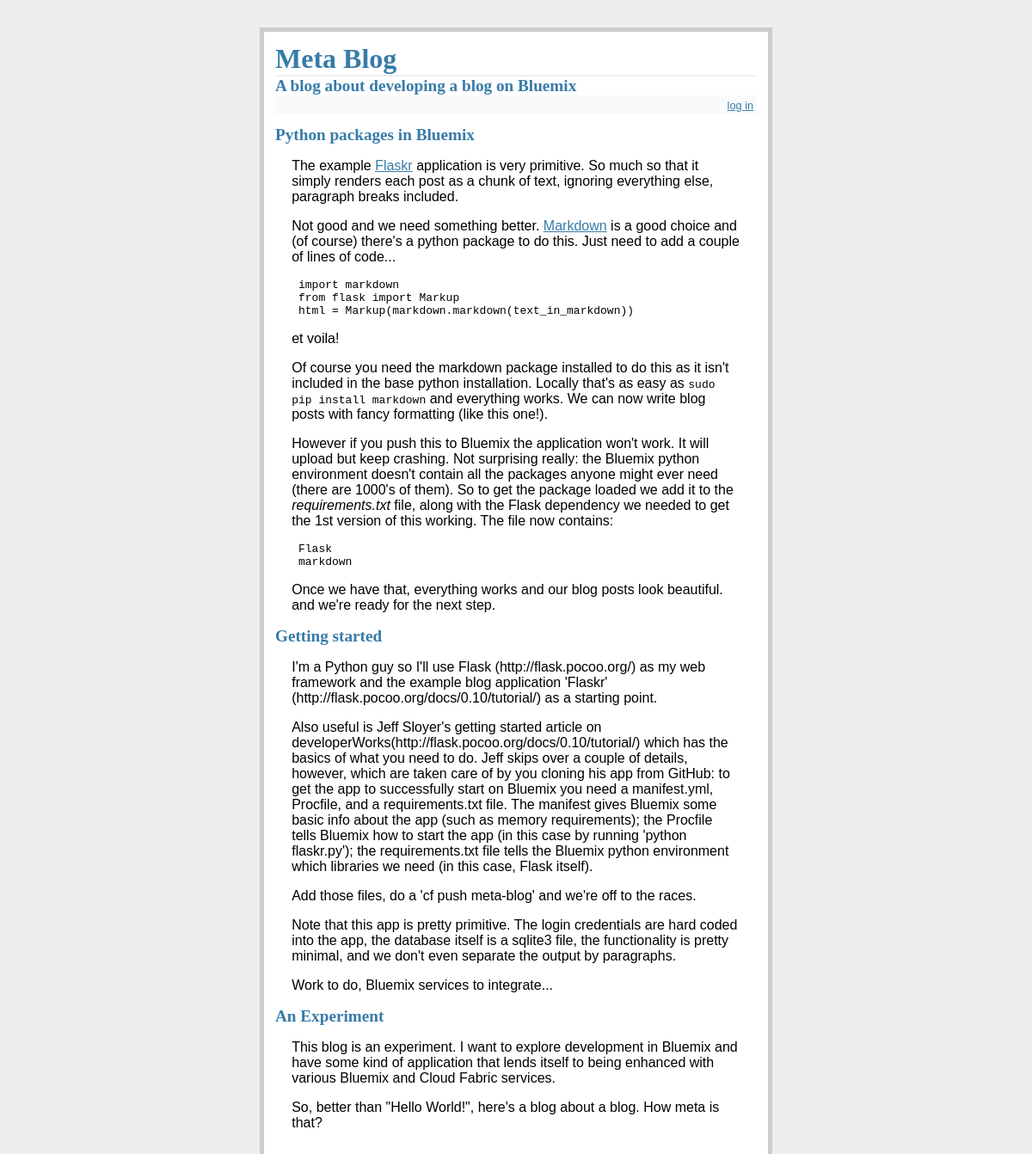
Before: / with the older database file.
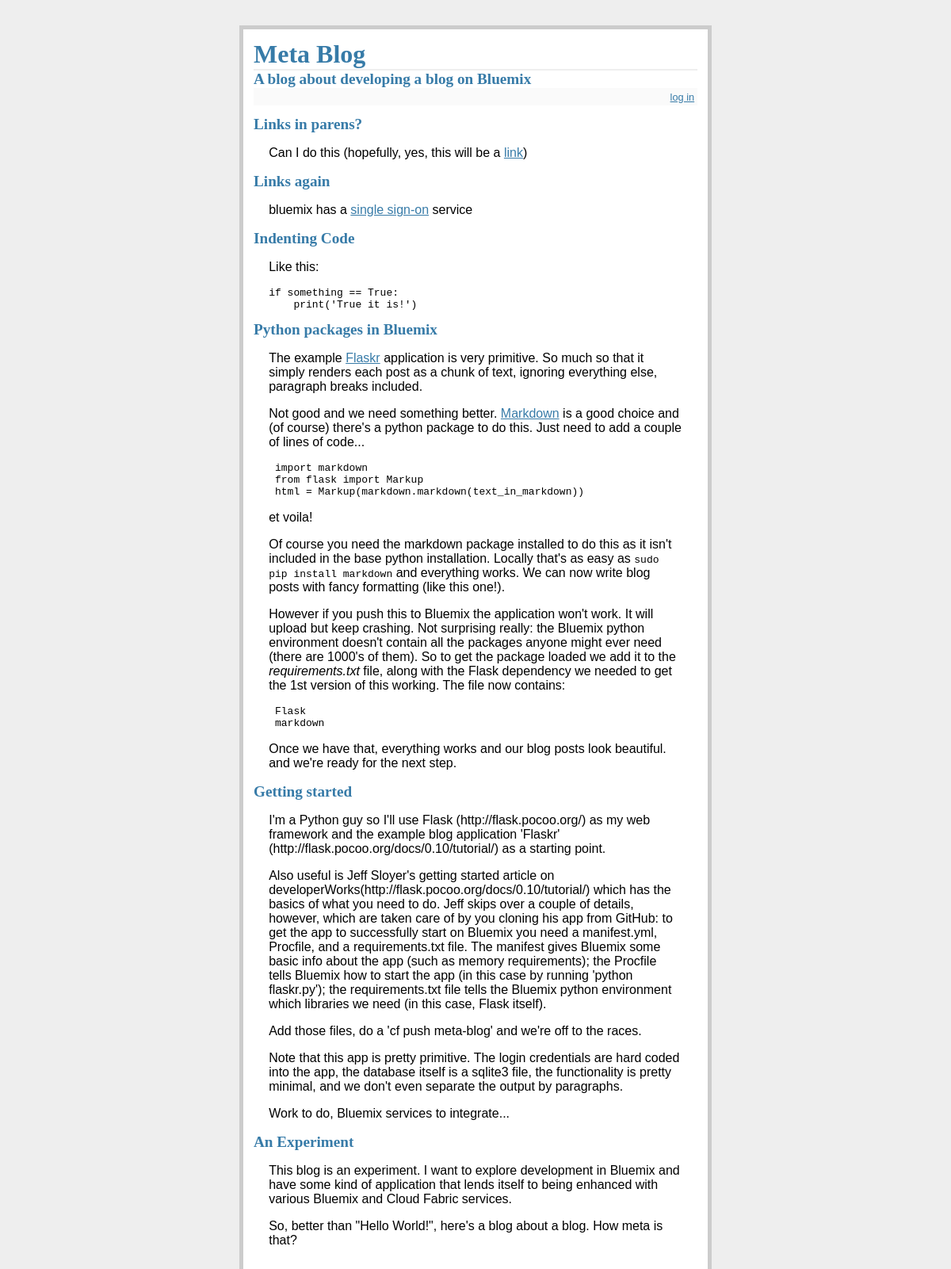
After: the same page with the newer database file.
### tables this page shows
CREATE TABLE entries (
       id integer primary key autoincrement,
       title text not null,
       text text not null
);

### flaskr.py (the view)
@app.route('/')
def show_entries():
    db = get_db()
    cur = db.execute('select title, text from entries order by id desc')
    entries = [dict(title=row[0], text=Markup(markdown.markdown(row[1]))) for row in cur.fetchall()]
    return render_template('show_entries.html', entries = entries)

### flaskr.py (called while the page is built)
def connect_db():
    return sqlite3.connect(app.config['DATABASE'])

def get_db():
    if not hasattr(g, 'sqlite_db'):
        g.sqlite_db = connect_db()
    return g.sqlite_db

@app.before_request
def before_request():
    g.sqlite_db = connect_db()

@app.teardown_request
def teardown_request(exception):
    db = getattr(g, 'sqlite_db', None)
    if db is not None:
        db.close()

### templates/show_entries.html (shortened to what this page needs)
{% extends "layout.html" %}
{% block body %}
  <ul class=entries>
  {% for entry in entries %}
    <li><h2>{{ entry.title }}</h2>{{ entry.text|safe }}
  {% else %}
    <li><em>Sorry, no entries posted yet</em>
  {% endfor %}
  </ul>
{% endblock %}

### templates/layout.html (shortened to what this page needs)
<!doctype html>
<link rel="stylesheet" type="text/css" href="{{ url_for('static', filename='style.css') }}">
<div class="page">
  <h1>Meta Blog</h1>
  <h2>A blog about developing a blog on Bluemix</h2>
  <div class="metanav">
  {% if not session.twitter_token %}
    <a href="{{ url_for('login') }}">log in</a>
  {% else %}
    @{{ session.twitter_handle }}
    <a href="{{ url_for('logout') }}">log out</a>
  {% endif %}
  </div>
  {% block body %}{% endblock %}
</div>

### static/style.css (style rules this page uses)
a, h1, h2 { color: #377ba8; }
h1, h2 { font-family: 'Georgia', serif; margin: 0; }
h1 { border-bottom: 2px solid #eee; }
h2 { font-size: 1.2em; }
.page { margin: 2em auto; width: 35em; border: 5px solid #ccc; padding: 0.8em; background: white; }
.entries { list-style: none; margin: 0; padding: 0; }
.entries li { margin: 0.8em 1.2em; }
.entries li h2 { margin-left: -1em; }
.metanav { text-align: right; font-size: 0.8em; padding: 0.3em; margin-bottom: 1em; background: #fafafa; }

Changed rows visible on the page:
added entries: title "Links in parens?", text "Can I do this (hopefully, yes, this will be a link )"
added entries: title "Links again", text "bluemix has a single sign-on service"
added entries: title "Indenting Code", text "Like this: if something == True: print('True it is!')"
